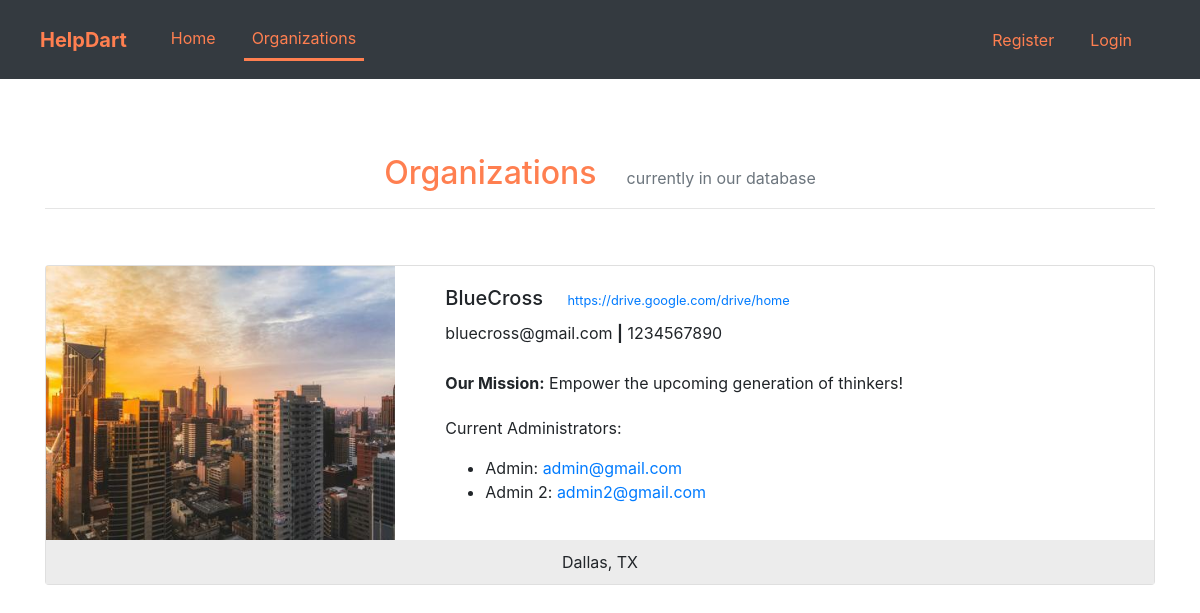
Screenshot of /organizations with the database file from the repository.
### app.py (models this page shows, shortened)
class Organization(db.Model, UserMixin):
    id = db.Column(db.Integer, primary_key=True)
    organization_name = db.Column(db.String(120), default=None)
    primary_location = db.Column(db.String(120), default=None)
    mission_statement = db.Column(db.String(240), default=None)
    email_contact = db.Column(db.String(120), default=None)
    phonenumber_contact = db.Column(db.String(120), default=None)
    website_link = db.Column(db.String(120), default=None)
    image = db.Column(db.String(120), default="default_organization.jpg")
    security_code = db.Column(db.String(120), default=None)
    administrators = db.relationship("Client", backref="administrator")
    events = db.relationship("Event", backref="event")

class Client(db.Model, UserMixin):
    id = db.Column(db.Integer, primary_key=True)
    is_organization = db.Column(db.Boolean, default=False)
    full_name = db.Column(db.String(60))
    email = db.Column(db.String(120), unique=True)
    password = db.Column(db.String(60))
    answered_organization_questions = db.Column(db.Boolean, default=False)
    organization_id = db.Column(db.Integer, db.ForeignKey('organization.id'))
    event_registered_for = db.Column(db.Integer, db.ForeignKey('event.id'))

### app.py (the view)
@app.route("/organizations", methods=["GET", "POST"])
def organizations():
    all_organization_objs = get_all_organization_objs()
    return render_template("organizations.html", all_organization_objs=all_organization_objs, len=len, type=type, list=list)

### app.py (called while the page is built)
def get_all_organization_objs():
    all_org_objs = []
    for org in Organization.query.all():
        all_org_objs.append(org)
    return all_org_objs

### templates/organizations.html
{% extends "layout.html" %}
{% block navbar_links %}
    <div class="collapse navbar-collapse" id="navbarText">
        <ul class="navbar-nav mr-auto">
            <li class="nav-item active" style="padding-right: 20px;">
                <div style="color: coral;"><a class="nav-link" href="{{ url_for('home') }}" style="color: coral;">Home<span class="sr-only">(current)</span></a></div>
            </li>
            <li class="nav-item" style="padding-right: 20px;">
                    <a class="nav-link" href="{{ url_for('organizations') }}" style="border-bottom: solid; border-bottom-color: coral; color: coral;">Organizations</a>
            </li>
        </ul>
        <ul class="navbar-nav ml-auto">
            {% if current_user.is_authenticated %}
                <li class="nav-item" style="padding-right: 20px;">
                    <a class="nav-link" href="{{ url_for('account') }}" style="color: coral;">Account</a>
                </li>
                {% if current_user.is_organization and current_user.answered_organization_questions %}
                    <li class="nav-item" style="padding-right: 20px;">
                        <a class="nav-link" href="{{ url_for('dashboard') }}" style="color: coral;">Dashboard</a>
                    </li>
                    <li class="nav-item dropdown" style="padding-right: 20px;">
                        <a style="color: coral;" class="nav-link dropdown-toggle" href="#" id="navbarDropdown" role="button" data-toggle="dropdown" aria-haspopup="true" aria-expanded="false">
                            Post
                        </a>
                        <div class="dropdown-menu" aria-labelledby="navbarDropdown">
                            <a class="dropdown-item" href="{{ url_for('post') }}">Create New Post</a>
                            <a class="dropdown-item" href="{{ url_for('view_posts') }}">View Your Posts</a>
                        </div>
                    </li>
                {% endif %}
                <li class="nav-item" style="padding-right: 20px;">
                    <a class="nav-link" href="{{ url_for('logout') }}" style="color: coral;">Logout</a>
                </li>
            {% else %}
                <li class="nav-item" style="padding-right: 20px;">
                    <a class="nav-link" href="{{ url_for('register') }}" style="color: coral;">Register</a>
                </li>
                <li class="nav-item" style="padding-right: 20px;">
                    <a class="nav-link" href="{{ url_for('login') }}" style="color: coral;">Login</a>
                </li>
            {% endif %}
        </ul>
    </div>
{% endblock navbar_links %}
{% block main %}
    <div class="container" style="padding-bottom: 200px;">
        <div class="text-center" style="padding-top: 30px;">
            <span class="h2" style="padding-right: 30px; color: coral;">Organizations</span><span class="text-muted">currently in our database</span>
            <hr>
        </div>
        {% if all_organization_objs != [] %}
            {% for org in all_organization_objs %}
                <div style="padding-top: 40px;">
                    <div class="card">
                        <div class="row">
                            <div class="col-md-4">
                                <img src="{{ org.image }}" class="rounded-start" style="height: 100vh; width: 100vw; overflow: hidden; width: 100%; height: 100%; object-fit: cover;" alt="Organization image">
                            </div>
                            <div class="col-md-8">
                                <div class="card-body">
                                    <a id="{{ org.organization_name }}">
                                        <span class="h5" style="padding-top: 10px; padding-right: 20px;">{{ org.organization_name }}</span>
                                    </a>
                                    <span>
                                        {% if len(org.website_link) >= 57 %}
                                            <small class="text-muted"><a href="{{ org.website_link }}" target="_blank">{{ org.website_link[:57] }}...</a></small>
                                        {% else %}
                                            <small class="text-muted"><a href="{{ org.website_link }}" target="_blank">{{ org.website_link }}</a></small>
                                        {% endif %}
                                    </span>
                                    <p class="card-text" style="padding-top: 10px;">{{ org.email_contact }} <b>|</b> {{ org.phonenumber_contact }}</p>
                                    <p class="card-text" style="padding-top: 10px;"><b>Our Mission:</b> {{ org.mission_statement }}</p>
                                    {% if org.administrators != [] %}
                                        <p class="card-text" style="padding-top: 5px;">Current Administrators: </p>
                                        <ul>
                                            {% for admin in org.administrators %}
                                                <li>
                                                    {{ admin.full_name }}: <a href="mailto:{{ admin.email }}">{{ admin.email }}</a>
                                                </li>
                                            {% endfor %}
                                        </ul>
                                    {% endif %}
                                </div>
                            </div>
                        </div>
                        <div class="footer" style="text-align: center; background-color: #ECECEC; padding: 10px;">
                            {{ org.primary_location }}
                        </div>
                    </div>
                </div>
            {% endfor %}
        {% else %}
        <div style="padding-top: 30px;">
            <p class="border border-danger p-3 mb-2 text-center">
                There was an issue loading the organizations currently in our database. Please try again later.
            </p>
        </div>
        {% endif %}
    </div>
{% endblock main %}

### rows the page displays
Organization: organization_name "BlueCross", website_link "https://drive.google.com/drive/home", email_contact "bluecross@gmail.com", phonenumber_contact "1234567890", mission_statement "Empower the upcoming generation of thinkers!", primary_location "Dallas, TX"
Client: full_name "Admin", email "admin@gmail.com"
Client: full_name "Admin 2", email "admin2@gmail.com"
